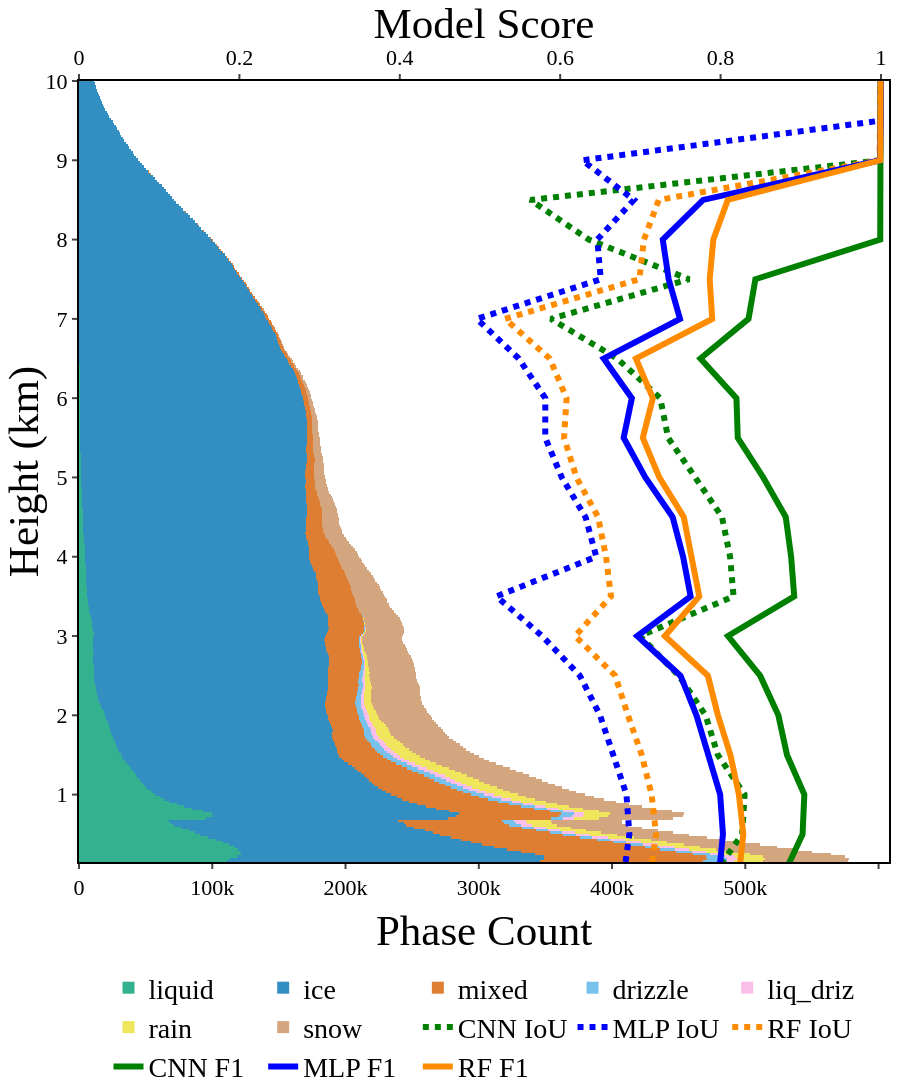

The code cell stored with this chart in its notebook:
### Code cell
def add_phase_height_counts(fig: go.Figure, counts_df: pd.DataFrame) -> None:
    count_traces = []
    for phase in PHASE_ORDERS:
        color = cblind_cmap[phase]
        if isinstance(color, tuple):
            color = rgb_to_hex(color)
        count_traces.append(
            go.Bar(
                x=counts_df[phase],
                y=counts_df["height"],
                orientation="h",
                marker_line_width=0,
                marker_color=color,
                name=phase,
                opacity=0.8,
                xaxis="x2",
            )
        )
    fig.add_traces(count_traces)

def add_height_scores(fig: go.Figure, scores_df: pd.DataFrame) -> None:
    metric_traces = []
    models_to_plot = {
        "cnn": ("CNN", "green"),
        "mlp": ("MLP", "blue"),
        "rf": ("RF", "darkorange"),
    }
    metrics_to_plot = {
        "iou": ("IoU", "dot"),
        "f1_score": ("F1", "solid"),
    }
    for metric, (metric_label, line_style) in metrics_to_plot.items():
        for model, (model_label, color) in models_to_plot.items():
            model_scores = scores_df[scores_df["model"] == model]
            metric_traces.append(
                go.Scatter(
                    x=model_scores[metric],
                    y=model_scores["height"] - 0.5,
                    line=dict(
                        color=color,
                        width=6,
                        dash=line_style,
                    ),
                    name=f"{model_label} {metric_label}",
                )
            )
    fig.add_traces(metric_traces)


def plot_height_scores(scores_df: pd.DataFrame, counts_df: pd.DataFrame, filepath: str | None = None) -> go.Figure:
    fig = create_figure(
        size=(900, 1200),
        legend_loc=(0.5, -0.13),
        xaxis=dict(title="Model Score", range=[0.0, 1.01], overlaying='x2', side="top"),
        xaxis2=dict(title="Phase Count", side="bottom"),
        yaxis=dict(title="Height (km)", range=[0.15, 10]),
        legend=dict(bgcolor=None, xanchor="center"),
    )
    add_phase_height_counts(fig, counts_df)
    add_height_scores(fig, scores_df)
    if filepath is not None:
        fig.write_image(filepath, scale=5)
    return fig

fig = plot_height_scores(height_scores, nsa_counts, filepath="figures/height_scores.png")
fig.show()

### Figure 1 — Plotly figure (JSON) as saved in the notebook; plotly's stock layout.template omitted (floating-point values rounded to 4 significant figures; data arrays with more than 128 entries replaced by an {"elided": "..."} marker saying what was removed)
{"data": [{"marker": {"color": "#029e73", "line": {"width": 0}}, "name": "liquid", "opacity": 0.8, "orientation": "h", "type": "bar", "x": {"elided": "384 int values"}, "xaxis": "x2", "y": {"elided": "384 float values"}}, {"marker": {"color": "#0173b2", "line": {"width": 0}}, "name": "ice", "opacity": 0.8, "orientation": "h", "type": "bar", "x": {"elided": "384 int values"}, "xaxis": "x2", "y": {"elided": "384 float values"}}, {"marker": {"color": "#d55e00", "line": {"width": 0}}, "name": "mixed", "opacity": 0.8, "orientation": "h", "type": "bar", "x": {"elided": "384 int values"}, "xaxis": "x2", "y": {"elided": "384 float values"}}, {"marker": {"color": "#56b4e9", "line": {"width": 0}}, "name": "drizzle", "opacity": 0.8, "orientation": "h", "type": "bar", "x": {"elided": "384 int values"}, "xaxis": "x2", "y": {"elided": "384 float values"}}, {"marker": {"color": "#fbafe4", "line": {"width": 0}}, "name": "liq_driz", "opacity": 0.8, "orientation": "h", "type": "bar", "x": {"elided": "384 int values"}, "xaxis": "x2", "y": {"elided": "384 float values"}}, {"marker": {"color": "#ece133", "line": {"width": 0}}, "name": "rain", "opacity": 0.8, "orientation": "h", "type": "bar", "x": {"elided": "384 int values"}, "xaxis": "x2", "y": {"elided": "384 float values"}}, {"marker": {"color": "#ca9161", "line": {"width": 0}}, "name": "snow", "opacity": 0.8, "orientation": "h", "type": "bar", "x": {"elided": "384 int values"}, "xaxis": "x2", "y": {"elided": "384 float values"}}, {"line": {"color": "green", "dash": "dot", "width": 6}, "name": "CNN IoU", "type": "scatter", "x": [0.7918, 0.8269, 0.8299, 0.7965, 0.7813, 0.7479, 0.6994, 0.8162, 0.8119, 0.8018, 0.7684, 0.7346, 0.7248, 0.671, 0.5884, 0.7608, 0.6356, 0.5629, 0.9986, 0.9995, 0.9993, 0.9997, 0.9997], "y": [0, 0.5, 1, 1.5, 2, 2.5, 3, 3.5, 4, 4.5, 5, 5.5, 6, 6.5, 7, 7.5, 8, 8.5, 9, 9.5, 10, 10.5, 11]}, {"line": {"color": "blue", "dash": "dot", "width": 6}, "name": "MLP IoU", "type": "scatter", "x": [0.6794, 0.6863, 0.6826, 0.6653, 0.6497, 0.6246, 0.5775, 0.5205, 0.645, 0.6316, 0.602, 0.5814, 0.5815, 0.5483, 0.4961, 0.6506, 0.6462, 0.692, 0.6276, 0.9995, 0.9993, 0.9997, 0.9997], "y": [0, 0.5, 1, 1.5, 2, 2.5, 3, 3.5, 4, 4.5, 5, 5.5, 6, 6.5, 7, 7.5, 8, 8.5, 9, 9.5, 10, 10.5, 11]}, {"line": {"color": "darkorange", "dash": "dot", "width": 6}, "name": "RF IoU", "type": "scatter", "x": [0.7126, 0.7196, 0.714, 0.7017, 0.6845, 0.6686, 0.6186, 0.6634, 0.6572, 0.6473, 0.6203, 0.6048, 0.608, 0.587, 0.5312, 0.6987, 0.7044, 0.7229, 0.9983, 0.9995, 0.9993, 0.9997, 0.9997], "y": [0, 0.5, 1, 1.5, 2, 2.5, 3, 3.5, 4, 4.5, 5, 5.5, 6, 6.5, 7, 7.5, 8, 8.5, 9, 9.5, 10, 10.5, 11]}, {"line": {"color": "green", "dash": "solid", "width": 6}, "name": "CNN F1", "type": "scatter", "x": [0.8792, 0.9022, 0.9044, 0.8828, 0.8721, 0.8493, 0.8093, 0.8918, 0.888, 0.8813, 0.8532, 0.8214, 0.8198, 0.7748, 0.8348, 0.8434, 0.9991, 0.9991, 0.9993, 0.9997, 0.9996, 0.9999, 0.9999], "y": [0, 0.5, 1, 1.5, 2, 2.5, 3, 3.5, 4, 4.5, 5, 5.5, 6, 6.5, 7, 7.5, 8, 8.5, 9, 9.5, 10, 10.5, 11]}, {"line": {"color": "blue", "dash": "solid", "width": 6}, "name": "MLP F1", "type": "scatter", "x": [0.798, 0.803, 0.7995, 0.7854, 0.7699, 0.75, 0.6961, 0.7626, 0.7532, 0.7402, 0.7062, 0.6791, 0.6894, 0.6542, 0.7494, 0.7353, 0.7279, 0.7782, 0.9988, 0.9997, 0.9996, 0.9999, 0.9999], "y": [0, 0.5, 1, 1.5, 2, 2.5, 3, 3.5, 4, 4.5, 5, 5.5, 6, 6.5, 7, 7.5, 8, 8.5, 9, 9.5, 10, 10.5, 11]}, {"line": {"color": "darkorange", "dash": "solid", "width": 6}, "name": "RF F1", "type": "scatter", "x": [0.823, 0.8284, 0.8228, 0.8123, 0.7967, 0.7841, 0.7305, 0.7734, 0.7637, 0.7542, 0.7236, 0.703, 0.7156, 0.6944, 0.7896, 0.7864, 0.7909, 0.8089, 0.9992, 0.9997, 0.9997, 0.9999, 0.9999], "y": [0, 0.5, 1, 1.5, 2, 2.5, 3, 3.5, 4, 4.5, 5, 5.5, 6, 6.5, 7, 7.5, 8, 8.5, 9, 9.5, 10, 10.5, 11]}], "layout": {"bargap": 0, "bargroupgap": 0, "barmode": "stack", "font": {"color": "black", "family": "serif", "size": 36}, "height": 1200, "legend": {"font": {"size": 28}, "orientation": "h", "traceorder": "normal", "x": 0.5, "xanchor": "center", "y": -0.13}, "margin": {"b": 0, "l": 0, "r": 10, "t": 0}, "plot_bgcolor": "white", "width": 900, "xaxis": {"linecolor": "black", "linewidth": 2, "mirror": true, "overlaying": "x2", "range": [0, 1.01], "showline": true, "side": "top", "tickfont": {"size": 22}, "ticks": "outside", "tickwidth": 2, "title": {"text": "Model Score"}}, "xaxis2": {"linecolor": "black", "linewidth": 2, "showline": true, "side": "bottom", "tickfont": {"size": 22}, "ticks": "outside", "tickwidth": 2, "title": {"text": "Phase Count"}}, "yaxis": {"linecolor": "black", "linewidth": 2, "mirror": true, "range": [0.15, 10], "showgrid": false, "showline": true, "side": "left", "tickfont": {"size": 22}, "ticks": "outside", "tickwidth": 2, "title": {"text": "Height (km)"}}, "yaxis2": {"linecolor": "black", "linewidth": 2, "overlaying": "y", "showgrid": false, "showline": true, "side": "right", "tickfont": {"size": 22}, "ticks": "outside", "tickwidth": 2}}}
